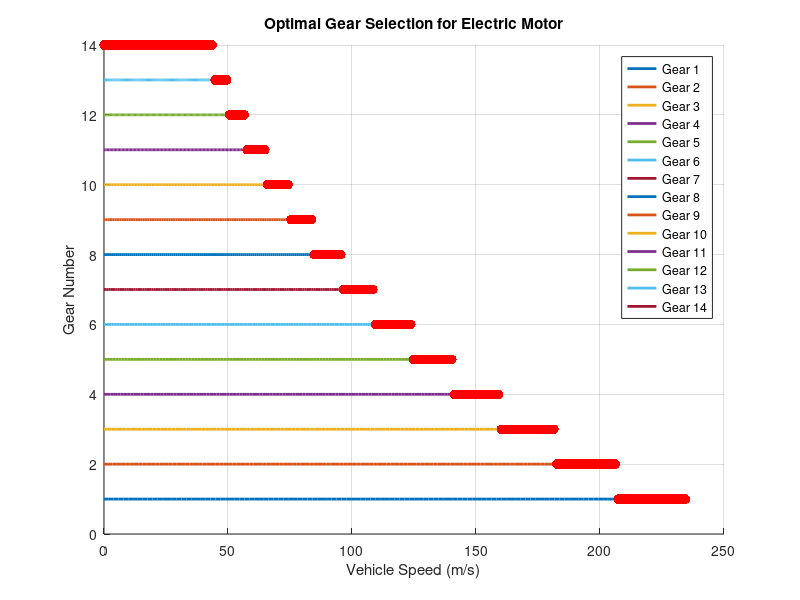

MATLAB code for this plot:
clear all

% Define Parameters
gear_ratios = [.279, .316, .360, .409, .464, .528, .6, .682, .774, .881, 1, 1.135, 1.292, 1.467]; % Gear ratios
wheel_radius = 0.203; % in meters
final_drive_ratio = 3.9; % Final drive ratio
motor_rpm_range = 0:100:12000; % Electric motor speed range in RPM
max_motor_rpm = 12000; % Maximum motor speed

% Compute Vehicle Speed for Each Gear
num_gears = length(gear_ratios);
speed_matrix = zeros(num_gears, length(motor_rpm_range));

for g = 1:num_gears
    speed_matrix(g, :) = (motor_rpm_range * wheel_radius * 2 * pi) ./ ...
                         (gear_ratios(g) * final_drive_ratio * 60);
end

% Find the highest possible gear at each speed while staying within RPM limits
max_speed = max(speed_matrix(:));
speed_range = linspace(0, max_speed, 200); % Speed values to analyze
optimal_gear = zeros(size(speed_range));

for i = 1:length(speed_range)
    speed = speed_range(i);
    
    % Find valid gears that allow the speed without exceeding max motor RPM
    valid_gears = find(speed <= speed_matrix(:, end));
    
    if isempty(valid_gears)
        optimal_gear(i) = NaN; % No valid gear
    else
        optimal_gear(i) = max(valid_gears); % Highest possible gear
    end
end

% Plot Results
figure; hold on;
for g = 1:num_gears
    plot(speed_matrix(g, :), g * ones(size(motor_rpm_range)), 'LineWidth', 2);
end
scatter(speed_range, optimal_gear, 50, 'r', 'filled');

xlabel('Vehicle Speed (m/s)');
ylabel('Gear Number');
title('Optimal Gear Selection for Electric Motor');
legend(arrayfun(@(g) sprintf('Gear %d', g), 1:num_gears, 'UniformOutput', false));
grid on;
hold off;
